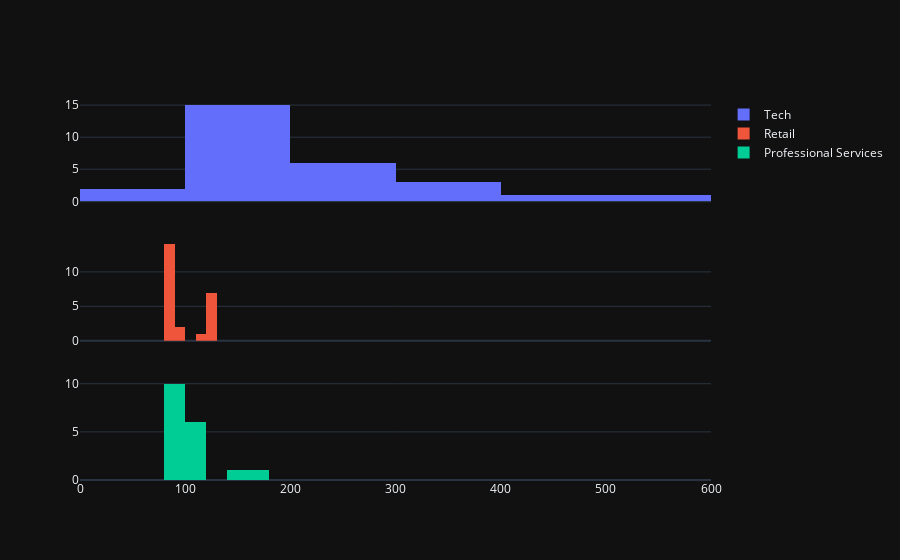

The notebook cell saved with this chart:
### Code cell
# Create the subplots
fig = make_subplots(rows=3, cols=1, shared_xaxes=True)

# Loop through the industries
row_num = 1
for industry in ['Tech', 'Retail', 'Professional Services']:
    df = revenue[revenue.Industry == industry]
    # Add a histogram using subsetted df
    fig.add_trace(go.Histogram(x=df['Revenue'], name=industry),
    # Position the trace
    row=row_num, col=1)
    row_num +=1

# Show the plot
fig.show()

### Figure 1 — Plotly figure (JSON) as saved in the notebook; plotly's stock layout.template omitted (floating-point values rounded to 4 significant figures)
{"data": [{"name": "Tech", "x": [524.0, 407.0, 379.1, 352.1, 329.8, 282.8, 260.2, 256.8, 254.6, 242.2, 231.1, 172.9, 171.5, 162.8, 161.9, 155.9, 153.6, 152.7, 149.0, 136.9, 135.9, 135.1, 131.9, 131.2, 130.4, 125.8, 95.1, 94.76], "type": "histogram", "xaxis": "x", "yaxis": "y"}, {"name": "Retail", "x": [124.8, 124.3, 123.3, 122.3, 122.1, 120.3, 120.3, 118.0, 90.61, 90.14, 89.91, 89.65, 89.42, 89.35, 88.86, 88.36, 88.26, 87.44, 86.99, 86.27, 86.16, 85.91, 85.06, 84.05], "type": "histogram", "xaxis": "x2", "yaxis": "y2"}, {"name": "Professional Services", "x": [179.6, 146.5, 105.0, 104.2, 103.9, 103.4, 102.7, 100.5, 98.67, 97.94, 97.54, 96.31, 95.21, 93.74, 92.15, 92.11, 90.86, 90.74], "type": "histogram", "xaxis": "x3", "yaxis": "y3"}], "layout": {"xaxis": {"anchor": "y", "domain": [0.0, 1.0], "matches": "x3", "showticklabels": false}, "yaxis": {"anchor": "x", "domain": [0.7333, 1.0]}, "xaxis2": {"anchor": "y2", "domain": [0.0, 1.0], "matches": "x3", "showticklabels": false}, "yaxis2": {"anchor": "x2", "domain": [0.3667, 0.6333]}, "xaxis3": {"anchor": "y3", "domain": [0.0, 1.0]}, "yaxis3": {"anchor": "x3", "domain": [0.0, 0.2667]}}}
